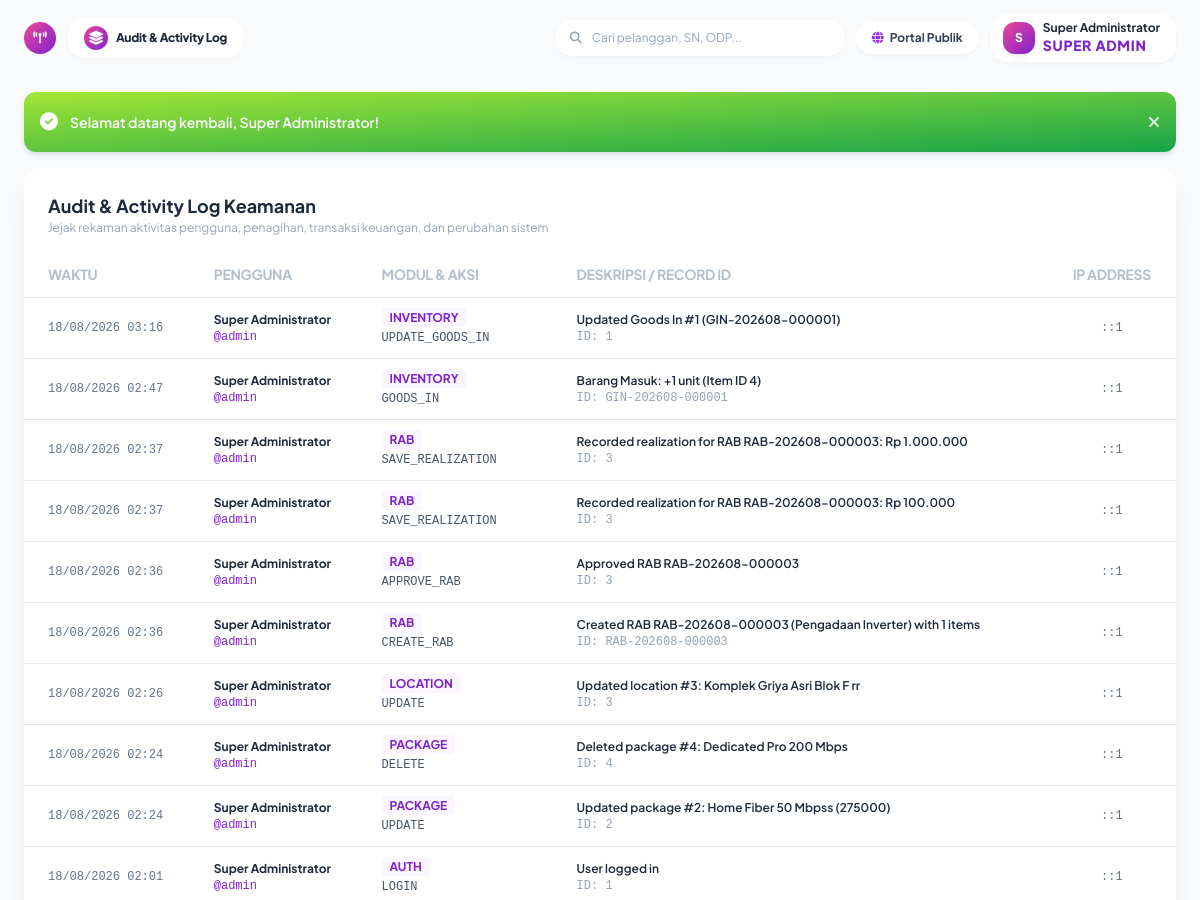
The page /index.php?page=settings_logs (signed in, upper part) on the database as committed earlier.
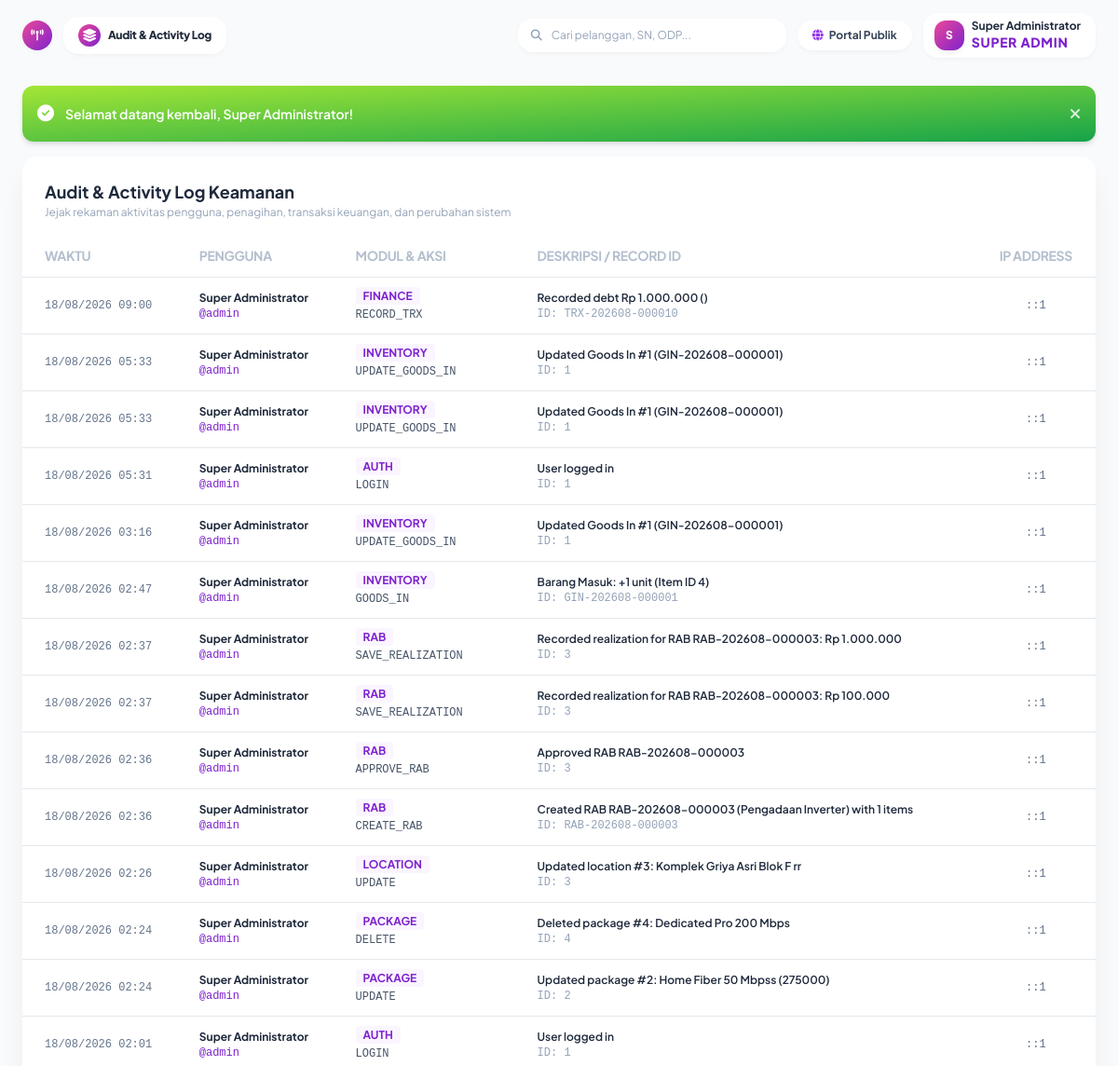
The same page on the database as committed later.
### tables this page shows
CREATE TABLE activity_logs (
    id INTEGER PRIMARY KEY AUTOINCREMENT,
    user_id INTEGER,
    module TEXT NOT NULL,
    action TEXT NOT NULL,
    record_id TEXT,
    old_value TEXT,
    new_value TEXT,
    ip_address TEXT,
    user_agent TEXT,
    created_at DATETIME DEFAULT CURRENT_TIMESTAMP,
    FOREIGN KEY (user_id) REFERENCES users(id) ON DELETE SET NULL
);

CREATE TABLE users (
    id INTEGER PRIMARY KEY AUTOINCREMENT,
    role_id INTEGER NOT NULL,
    name TEXT NOT NULL,
    username TEXT NOT NULL UNIQUE,
    email TEXT NOT NULL UNIQUE,
    phone TEXT,
    password TEXT NOT NULL,
    status TEXT NOT NULL DEFAULT 'active', -- active, inactive, suspended
    avatar TEXT,
    last_login DATETIME,
    created_at DATETIME DEFAULT CURRENT_TIMESTAMP,
    updated_at DATETIME DEFAULT CURRENT_TIMESTAMP, pic_id INTEGER DEFAULT NULL,
    FOREIGN KEY (role_id) REFERENCES roles(id)
);

### app/Controllers/SettingController.php (called while the page is built, shortened)
<?php
require_once __DIR__ . '/../Helpers/Helper.php';
class SettingController {
    public function auditLogs(): void {
        $pdo = getDbConnection();
        $logs = $pdo->query("
            SELECT l.*, u.name as user_name, u.username
            FROM activity_logs l
            LEFT JOIN users u ON l.user_id = u.id
            ORDER BY l.id DESC LIMIT 100
        ")->fetchAll();
        $pageTitle = 'Audit & Activity Log';
        require __DIR__ . '/../Views/settings/audit_logs.php';
        $content = ob_get_clean();
        require __DIR__ . '/../Views/layouts/main.php';
    }
}

### app/Helpers/Helper.php (called while the page is built, shortened)
<?php
class Helper {
    public static function baseUrl(): string {
        $protocol = (!empty($_SERVER['HTTPS']) && $_SERVER['HTTPS'] !== 'off' || ($_SERVER['SERVER_PORT'] ?? 80) == 443) ? "https://" : "http://";
        $host = $_SERVER['HTTP_HOST'] ?? 'localhost';
        $scriptName = $_SERVER['SCRIPT_NAME'] ?? '';
        $dir = dirname($scriptName);
        if ($dir === '/' || $dir === '\\') {
            $dir = '';
        }
        return rtrim($protocol . $host . $dir, '/');
    }
    public static function url(string $page = '', array $params = []): string {
        $base = self::baseUrl();
        $query = [];
        if ($page !== '') {
            $query['page'] = $page;
        }
        $query = array_merge($query, $params);
        $queryString = http_build_query($query);
        return $base . '/index.php' . ($queryString ? '?' . $queryString : '');
    }
    public static function asset(string $path): string {
        return self::baseUrl() . '/public/assets/' . ltrim($path, '/');
    }
    public static function e(?string $value): string {
        return htmlspecialchars($value ?? '', ENT_QUOTES, 'UTF-8');
    }
    public static function formatDate(?string $dateString, string $format = 'd M Y'): string {
        $time = strtotime($dateString);
        $months = [
            1 => 'Januari', 2 => 'Februari', 3 => 'Maret', 4 => 'April',
            5 => 'Mei', 6 => 'Juni', 7 => 'Juli', 8 => 'Agustus',
            9 => 'September', 10 => 'Oktober', 11 => 'November', 12 => 'Desember'
        ];
        $shortMonths = [
            1 => 'Jan', 2 => 'Feb', 3 => 'Mar', 4 => 'Apr',
            5 => 'Mei', 6 => 'Jun', 7 => 'Jul', 8 => 'Agu',
            9 => 'Sep', 10 => 'Okt', 11 => 'Nov', 12 => 'Des'
        ];
        $d = date('j', $time);
        $m = (int)date('n', $time);
        $y = date('Y', $time);
        if ($format === 'd F Y') {
            return "$d {$months[$m]} $y";
        } elseif ($format === 'd M Y') {
            return "$d {$shortMonths[$m]} $y";
        } elseif ($format === 'd/m/Y H:i') {
            return date('d/m/Y H:i', $time);
        }
        return date($format, $time);
    }
    public static function getFlash(): ?array {
        if (isset($_SESSION['flash'])) {
            $flash = $_SESSION['flash'];
            return $flash;
        }
        return null;
    }
}

### app/Services/AuthService.php (called while the page is built, shortened)
<?php
class AuthService {
    public static function user(): ?array {
        return $_SESSION['user'] ?? null;
    }
}

### app/Views/settings/audit_logs.php (the view, shortened to what this page needs)
<div class="flex flex-wrap -mx-3">
  <div class="w-full max-w-full px-3">
    <div class="relative flex flex-col min-w-0 break-words bg-white shadow-soft-xl rounded-2xl bg-clip-border">
      <div class="p-6 pb-0 mb-0 bg-white border-b-0 rounded-t-2xl">
        <h5 class="font-bold text-slate-800 text-lg">Audit & Activity Log Keamanan</h5>
        <p class="text-xs text-slate-400">Jejak rekaman aktivitas pengguna, penagihan, transaksi keuangan, dan perubahan sistem</p>
      </div>
      <div class="flex-auto px-0 pt-4 pb-2">
        <div class="p-0 overflow-x-auto">
          <table class="items-center w-full mb-0 align-top border-gray-200 text-slate-500">
            <thead class="align-bottom">
              <tr>
                <th class="px-6 py-3 font-bold text-left uppercase align-middle bg-transparent border-b border-gray-200 text-2xs tracking-tight text-slate-400 opacity-70">Waktu</th>
                <th class="px-6 py-3 font-bold text-left uppercase align-middle bg-transparent border-b border-gray-200 text-2xs tracking-tight text-slate-400 opacity-70">Pengguna</th>
                <th class="px-6 py-3 font-bold text-left uppercase align-middle bg-transparent border-b border-gray-200 text-2xs tracking-tight text-slate-400 opacity-70">Modul & Aksi</th>
                <th class="px-6 py-3 font-bold text-left uppercase align-middle bg-transparent border-b border-gray-200 text-2xs tracking-tight text-slate-400 opacity-70">Deskripsi / Record ID</th>
                <th class="px-6 py-3 font-bold text-center uppercase align-middle bg-transparent border-b border-gray-200 text-2xs tracking-tight text-slate-400 opacity-70">IP Address</th>
              </tr>
            </thead>
            <tbody>
              <?php foreach ($logs as $l): ?>
              <tr>
                <td class="p-3 px-6 align-middle bg-transparent border-b whitespace-nowrap text-xs font-mono">
                  <?php echo Helper::formatDate($l['created_at'], 'd/m/Y H:i'); ?>
                </td>
                <td class="p-3 px-6 align-middle bg-transparent border-b whitespace-nowrap text-xs">
                  <span class="font-bold text-slate-800 block"><?php echo Helper::e($l['user_name'] ?? 'System'); ?></span>
                  <?php if (!empty($l['username'])): ?>
                    <span class="text-2xs text-purple-700 font-mono">@<?php echo Helper::e($l['username']); ?></span>
                  <?php endif; ?>
                </td>
                <td class="p-3 px-6 align-middle bg-transparent border-b whitespace-nowrap text-xs">
                  <span class="px-2 py-0.5 rounded bg-purple-50 text-purple-700 font-bold text-2xs uppercase"><?php echo Helper::e($l['module']); ?></span>
                  <span class="text-2xs text-slate-600 font-mono block mt-1"><?php echo Helper::e($l['action']); ?></span>
                </td>
                <td class="p-3 px-6 align-middle bg-transparent border-b whitespace-nowrap text-xs">
                  <span class="font-semibold text-slate-800 block"><?php echo Helper::e($l['new_value'] ?? $l['action']); ?></span>
                  <?php if (!empty($l['record_id'])): ?>
                    <span class="text-2xs text-slate-400 font-mono">ID: <?php echo Helper::e($l['record_id']); ?></span>
                  <?php endif; ?>
                </td>
                <td class="p-3 px-6 text-center align-middle bg-transparent border-b whitespace-nowrap text-xs font-mono">
                  <?php echo Helper::e($l['ip_address']); ?>
                </td>
              </tr>
              <?php endforeach; ?>
            </tbody>
          </table>
        </div>
      </div>
    </div>
  </div>
</div>

### index.php (shortened to what this page needs)
<?php
require_once __DIR__ . '/app/Helpers/Helper.php';
require_once __DIR__ . '/app/Services/AuthService.php';
require_once __DIR__ . '/app/Controllers/SettingController.php';
$page = $_GET['page'] ?? 'landing';
switch ($page) {
    case 'settings_logs':
        (new SettingController())->auditLogs();
        break;
}

### app/Views/layouts/main.php (shortened to what this page needs)
<!DOCTYPE html>
<html lang="id">
<head>
  <link rel="stylesheet" href="https://cdnjs.cloudflare.com/ajax/libs/font-awesome/6.5.2/css/all.min.css" />
  <link href="<?php echo Helper::asset('css/nucleo-icons.css'); ?>" rel="stylesheet" />
  <link href="<?php echo Helper::asset('css/nucleo-svg.css'); ?>" rel="stylesheet" />
  <script src="https://cdn.tailwindcss.com"></script>
</head>
<body class="m-0 font-sans antialiased font-normal text-sm leading-normal bg-slate-50 text-slate-600 min-h-screen">
  <div class="xl:ml-72 min-h-screen flex flex-col justify-between transition-all duration-300">
    <div>
      <?php require __DIR__ . '/../partials/navbar.php'; ?>
      <main class="w-full px-4 sm:px-6 py-4 mx-auto max-w-[1600px] pb-24 xl:pb-6">
        <?php require __DIR__ . '/../partials/alerts.php'; ?>
        <?php echo $content ?? ''; ?>
      </main>
    </div>
  </div>
</body>
</html>

### app/Views/partials/navbar.php (shortened to what this page needs)
<?php
$user = AuthService::user();
$pageTitle = $pageTitle ?? 'Dashboard Utama';
?>
<nav class="sticky top-0 z-30 w-full px-4 sm:px-6 py-2.5 sm:py-3.5 mx-auto max-w-[1600px] flex items-center justify-between">
  <div class="flex items-center gap-2 sm:gap-3">
    <a href="<?php echo Helper::url('dashboard'); ?>" class="xl:hidden flex items-center justify-center w-8 h-8 rounded-2xl bg-gradient-to-tl from-purple-700 to-pink-500 text-white shadow-soft-xs text-xs">
      <i class="fa-solid fa-tower-broadcast"></i>
    </a>
    <div class="flex items-center gap-2 px-3.5 sm:px-4 py-1.5 sm:py-2 bg-white/90 backdrop-blur-md rounded-2xl shadow-soft-xs">
      <div class="w-5 h-5 sm:w-6 sm:h-6 rounded-xl bg-gradient-to-tl from-purple-700 to-pink-500 text-white flex items-center justify-center text-3xs shadow-soft-xs shrink-0">
        <i class="fa-solid fa-layer-group"></i>
      </div>
      <span class="text-2xs sm:text-xs font-black text-slate-800 tracking-tight leading-none truncate max-w-[150px] sm:max-w-none"><?php echo Helper::e($pageTitle); ?></span>
    </div>
  </div>
  <div class="flex items-center gap-2 sm:gap-3">
    <div class="relative hidden md:block w-72">
      <span class="absolute inset-y-0 left-0 flex items-center pl-3.5 pointer-events-none text-slate-400">
      </span>
      <input type="text" placeholder="Cari pelanggan, SN, ODP..." class="w-full text-xs pl-9 pr-3.5 py-2.5 rounded-2xl bg-white focus:outline-none focus:ring-2 focus:ring-purple-500/20 shadow-soft-xs placeholder:text-slate-400">
    </div>
    <a href="<?php echo Helper::url('landing'); ?>" target="_blank" class="px-3 sm:px-4 py-1.5 sm:py-2 text-2xs sm:text-xs font-bold text-slate-700 bg-white hover:bg-slate-50 rounded-2xl shadow-soft-xs transition-colors flex items-center gap-1.5">
      <i class="fa-solid fa-globe text-purple-600"></i>
      <span class="hidden sm:inline">Portal Publik</span>
    </a>
    <div class="flex items-center gap-2 px-2.5 sm:px-3 py-1 sm:py-1.5 bg-white/90 backdrop-blur-md rounded-2xl shadow-soft-xs">
      <div class="w-7 h-7 sm:w-8 sm:h-8 rounded-xl bg-gradient-to-tl from-purple-700 to-pink-500 text-white flex items-center justify-center font-black text-2xs sm:text-xs shadow-soft-sm shrink-0">
        <?php echo strtoupper(substr($user['name'] ?? 'A', 0, 1)); ?>
      </div>
      <div class="hidden sm:block text-left pr-1">
        <span class="text-xs font-bold text-slate-800 block leading-tight"><?php echo Helper::e($user['name'] ?? 'Admin'); ?></span>
        <span class="text-3xs text-purple-700 font-extrabold block uppercase tracking-wider"><?php echo Helper::e($user['role_display'] ?? $user['role_name'] ?? 'Super Admin'); ?></span>
      </div>
    </div>
  </div>
</nav>

### app/Views/partials/alerts.php
<?php
$flash = Helper::getFlash();
if ($flash):
    $type = $flash['type'];
    $message = $flash['message'];
    $colors = [
        'success' => 'bg-gradient-to-tl from-green-600 to-lime-400 text-white',
        'error' => 'bg-gradient-to-tl from-red-600 to-rose-400 text-white',
        'warning' => 'bg-gradient-to-tl from-orange-500 to-yellow-400 text-white',
        'info' => 'bg-gradient-to-tl from-blue-600 to-cyan-400 text-white',
    ];
    $icon = [
        'success' => 'fa-circle-check',
        'error' => 'fa-triangle-exclamation',
        'warning' => 'fa-circle-exclamation',
        'info' => 'fa-circle-info',
    ];
    $colorClass = $colors[$type] ?? $colors['info'];
    $iconClass = $icon[$type] ?? $icon['info'];
?>
<div class="relative p-4 mb-4 text-sm rounded-xl <?php echo $colorClass; ?> shadow-soft-md flex items-center justify-between transition-all duration-300">
    <div class="flex items-center">
        <i class="fa-solid <?php echo $iconClass; ?> mr-3 text-lg"></i>
        <span class="font-semibold"><?php echo Helper::e($message); ?></span>
    </div>
    <button type="button" onclick="this.parentElement.remove()" class="text-white opacity-80 hover:opacity-100 transition-opacity">
        <i class="fa-solid fa-xmark text-base"></i>
    </button>
</div>
<?php endif; ?>

### app/Views/layouts/main.php (style rules this page uses)
body { font-family: 'Plus Jakarta Sans', sans-serif; background-color: #f8fafc; -webkit-tap-highlight-color: transparent; }

Rows that differ between the two databases and show on the page:
added activity_logs: created_at "18/08/2026 09:00", user.name "Super Administrator", user.username "admin", module "FINANCE", action "RECORD_TRX", new_value "Recorded debt Rp 1.000.000 ()", record "TRX-202608-000010", ip_address "::1"
added activity_logs: created_at "18/08/2026 05:33", user.name "Super Administrator", user.username "admin", module "INVENTORY", action "UPDATE_GOODS_IN", new_value "Updated Goods In #1 (GIN-202608-000001)", record "1", ip_address "::1"
added activity_logs: created_at "18/08/2026 05:33", user.name "Super Administrator", user.username "admin", module "INVENTORY", action "UPDATE_GOODS_IN", new_value "Updated Goods In #1 (GIN-202608-000001)", record "1", ip_address "::1"
added activity_logs: created_at "18/08/2026 05:31", user.name "Super Administrator", user.username "admin", module "AUTH", action "LOGIN", new_value "User logged in", record "1", ip_address "::1"
